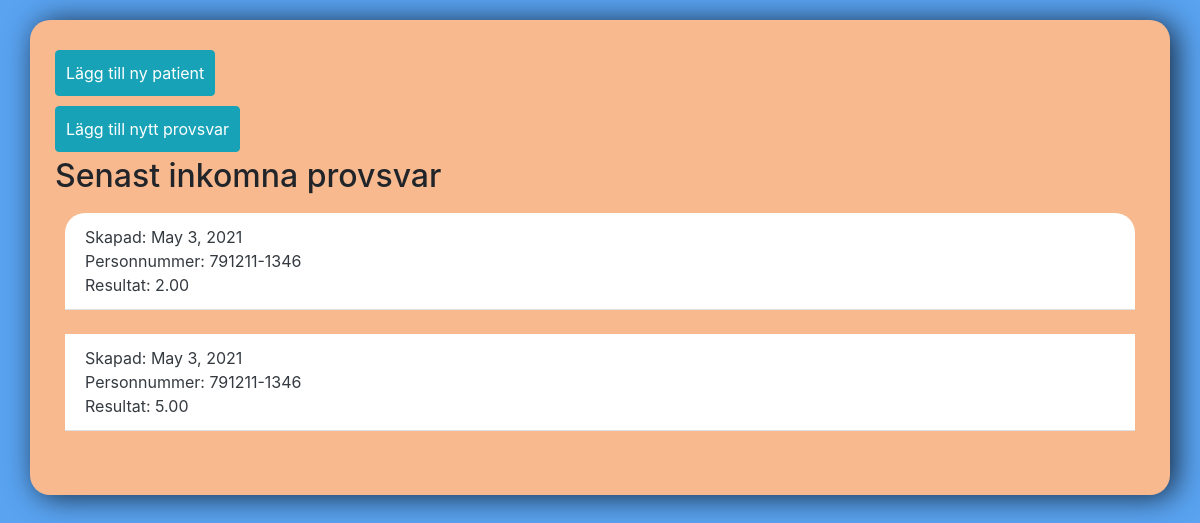
/psa/, run on an earlier commit of the app's database.
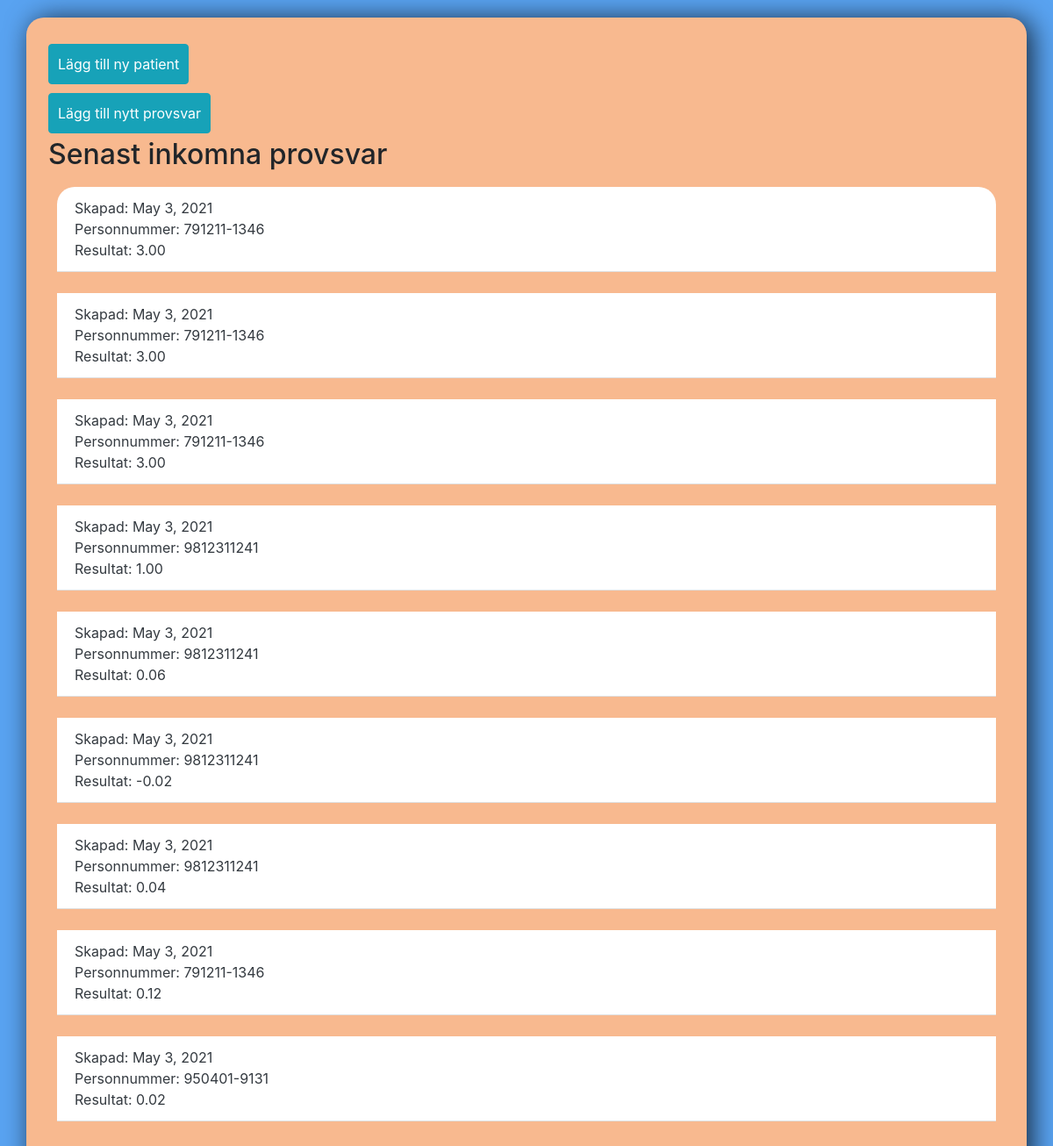
And on a later commit of the database.
### psa/models.py (models this page shows, shortened)
class Provsvar(models.Model):
	created = models.DateField(auto_now_add=True)
	ssn = models.CharField(max_length=100)
	result = models.DecimalField(max_digits=5, decimal_places=2)
	done = models.CharField(max_length=100, default='False')

### psa/views.py (the view)
# urls.py: path('', views.IndexView.as_view(), name='index'),
class IndexView(generic.ListView):
    template_name = 'psa/index.html'
    context_object_name = 'latest_provsvar_list'
    def get_queryset(self):
        return Provsvar.objects.order_by('-created')[:10]

### psa/templates/psa/index.html (shortened to what this page needs)
<link rel="stylesheet" href="https://cdn.jsdelivr.net/npm/bootstrap@4.6.0/dist/css/bootstrap.min.css">
<div class="center-column">
    <div class="box">
        <div class = "menu">
            <a class="btn btn-info" href="{% url 'psa:add_patient' %}">Lägg till ny patient</a>
            <a class="btn btn-info" href="{% url 'psa:add_provsvar' %}">Lägg till nytt provsvar</a>
        </div>
        <div class = list>
            <h2>Senast inkomna provsvar</h2>
            {% if latest_provsvar_list %}
                <ul class="list-group list-group-flush">
                {% for provsvar in latest_provsvar_list %}
                    <li class="list-group-item"><a href="{% url 'psa:detail' provsvar.id %}" class="text-dark">Skapad: {{ provsvar.created }}</br>Personnummer: {{ provsvar.ssn }}</br>Resultat: {{ provsvar.result }}</a></li><br>
                {% endfor %}
                </ul>
            {% else %}
                <p>Inga provsvar tillgängliga.</p>
            {% endif %}
        </div>
    </div>
</div>

### psa/templates/psa/index.html (style rules this page uses)
.center-column { width:95%; height: flex; margin: 20px auto; padding:25px; background-color: rgb(248, 185, 143); border-radius: 20px; box-shadow: 6px 2px 30px 0px rgba(0, 0, 0, 0.75); }
.btn-info { margin: 5px auto; padding:10px; }
.list-group-flush { margin: 5px auto; padding:10px; border-radius: 20px; }

What changed in the data, as far as the page shows it:
changed Provsvar (number 1 of 9 on the later page): result "2.00" → "3.00"
changed Provsvar (number 2 of 9 on the later page): result "5.00" → "3.00"
added Provsvar: created "May 3, 2021", ssn "791211-1346", result "3.00"
added Provsvar: created "May 3, 2021", ssn "9812311241", result "1.00"
added Provsvar: created "May 3, 2021", ssn "9812311241", result "0.06"
added Provsvar: created "May 3, 2021", ssn "9812311241", result "-0.02"
added Provsvar: created "May 3, 2021", ssn "9812311241", result "0.04"
added Provsvar: created "May 3, 2021", ssn "791211-1346", result "0.12"
added Provsvar: created "May 3, 2021", ssn "950401-9131", result "0.02"
